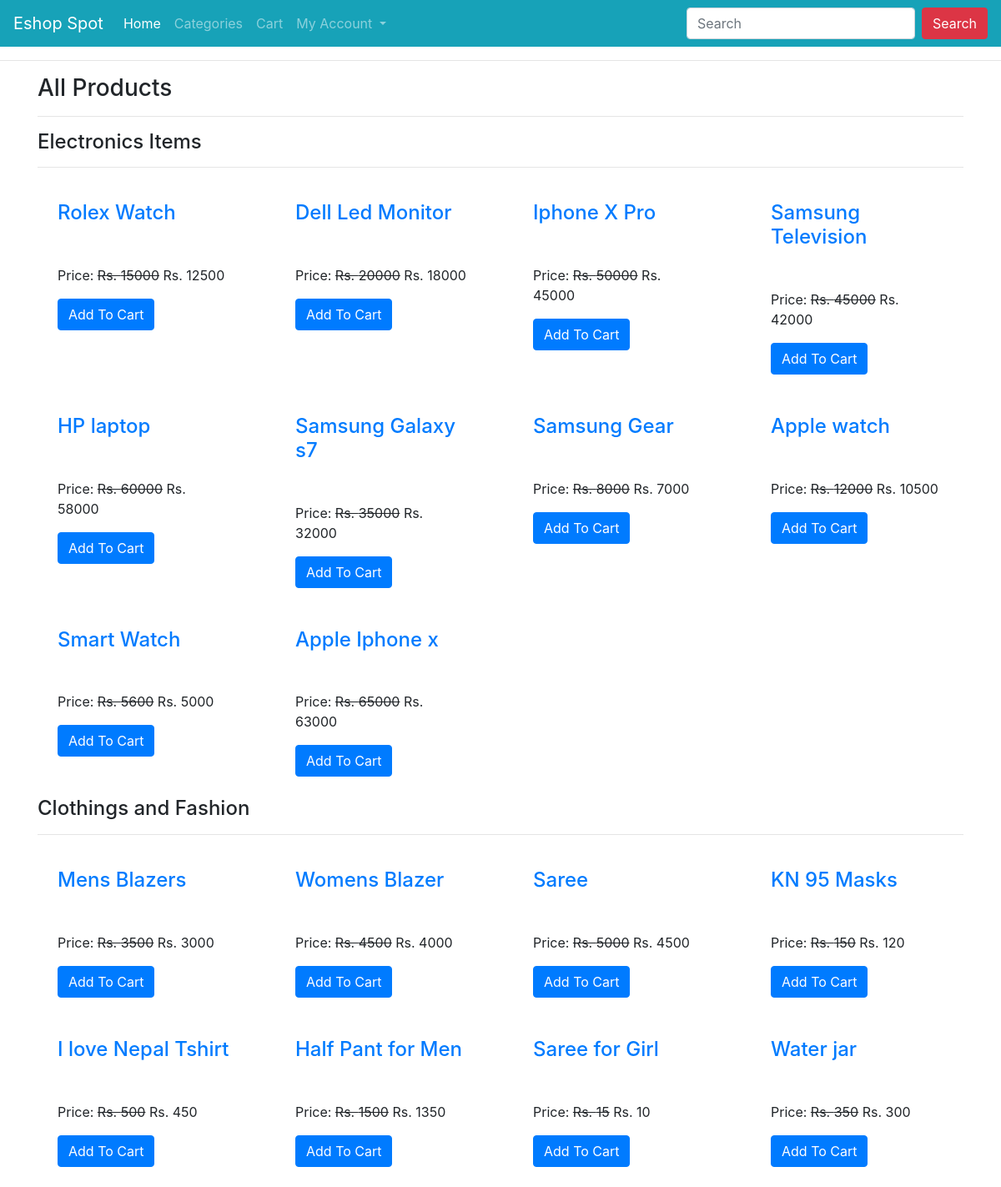
The page /all-products/ on the database its author committed.
### ecomapp/models.py (models this page shows, shortened)
class Category(models.Model):
    title = models.CharField(max_length=200)
    slug = models.SlugField(unique=True)

class Product(models.Model):
    title = models.CharField(max_length=200)
    slug = models.SlugField(unique=True)
    category = models.ForeignKey(Category, on_delete=models.CASCADE)
    image = models.ImageField(upload_to="products")
    marked_price = models.PositiveIntegerField()
    selling_price = models.PositiveIntegerField()
    description = models.TextField()
    warranty = models.CharField(max_length=300, null=True, blank=True)
    return_policy = models.CharField(max_length=300, null=True, blank=True)
    view_count = models.PositiveIntegerField(default=0)

### ecomapp/views.py (the view)
# urls.py: path("all-products/", AllProductsView.as_view(), name="allproducts"),
class AllProductsView(EcomMixin, TemplateView):
    template_name = "allproducts.html"
    def get_context_data(self, **kwargs):
        context = super().get_context_data(**kwargs)
        context['allcategories'] = Category.objects.all()
        return context

### ecomapp/views.py (called while the page is built)
    def dispatch(self, request, *args, **kwargs):
        cart_id = request.session.get("cart_id")
        if cart_id:
            cart_obj = Cart.objects.get(id=cart_id)
            if request.user.is_authenticated and request.user.customer:
                cart_obj.customer = request.user.customer
                cart_obj.save()
        return super().dispatch(request, *args, **kwargs)

### templates/allproducts.html (shortened to what this page needs)
{% extends 'base.html' %}
{% block content %}
<div class="container">
    <h3>All Products</h3><hr>
    {% for cat in allcategories %}
    <h4>{{cat.title}}</h4><hr>
    <div class="row">
        {% for p in cat.product_set.all %}
        <div class="col-md-3">
            <div class="m-4">
                <h4><a href="{% url 'ecomapp:productdetail' p.slug %}">{{p.title}}</a></h4>
                <p class="mt-3">Price: <strike>Rs. {{p.marked_price}}</strike> Rs. {{p.selling_price}}</p>
                <a href="{% url 'ecomapp:addtocart' p.id %}" class="btn btn-primary">Add To Cart</a>
            </div>
        </div>
        {% endfor %}
    </div>
    {% endfor %}
</div>
{% endblock %}

### rows shown on the page
Category: title "Electronics Items"
Product: title "Rolex Watch", marked_price "15000", selling_price "12500"
Product: title "Dell Led Monitor", marked_price "20000", selling_price "18000"
Product: title "Iphone X Pro", marked_price "50000", selling_price "45000"
Product: title "Samsung Television", marked_price "45000", selling_price "42000"
Product: title "HP laptop", marked_price "60000", selling_price "58000"
Product: title "Samsung Galaxy s7", marked_price "35000", selling_price "32000"
Product: title "Samsung Gear", marked_price "8000", selling_price "7000"
Product: title "Apple watch", marked_price "12000", selling_price "10500"
Product: title "Smart Watch", marked_price "5600", selling_price "5000"
Product: title "Apple Iphone x", marked_price "65000", selling_price "63000"
Category: title "Clothings and Fashion"
Product: title "Mens Blazers", marked_price "3500", selling_price "3000"
Product: title "Womens Blazer", marked_price "4500", selling_price "4000"
Product: title "Saree", marked_price "5000", selling_price "4500"
Product: title "KN 95 Masks", marked_price "150", selling_price "120"
Product: title "I love Nepal Tshirt", marked_price "500", selling_price "450"
Product: title "Half Pant for Men", marked_price "1500", selling_price "1350"
Product: title "Saree for Girl", marked_price "15", selling_price "10"
Product: title "Water jar", marked_price "350", selling_price "300"
